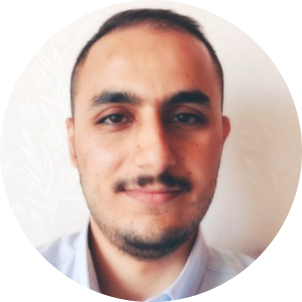
#> input picture Extra_practicals/Siyah_beyaz_foto/profilfoto-photoaidcom-cropped.jpeg, 302 x 302 px
$ jupyter execute --allow-errors 'Siyah_beyaz_fotoğraf.ipynb'   (shell and % lines are left out)
#> lines starting #> are read from the running program, lines starting #| are printed output that depends on the picture
[cell 1]
from PIL import Image

# Fotoğrafınızın dosya yolunu buraya girin
foto_yolu = "profilfoto-photoaidcom-cropped.jpeg"

# Fotoğrafı açın
foto = Image.open(foto_yolu)
#> foto is the input picture: PIL image 302x302 RGBA; mean R, G, B, A 159.4, 137.5, 130.2, 200.3

# Siyah-beyaz yap
siyah_beyaz_foto = foto.convert("L")
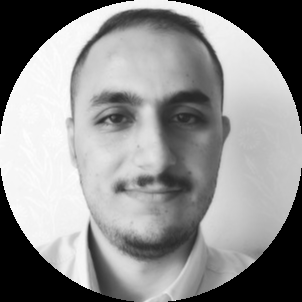
#> siyah_beyaz_foto: PIL image 302x302 L; min 0, max 255, mean 143.2

# Yeni fotoğrafı kaydet
siyah_beyaz_foto.save("siyah_beyaz_fotocropped.jpg")

# Kaydedilen fotoğrafı göster
siyah_beyaz_foto.show()

[cell 2]
import cv2

# Resmi oku
image_path = "profilfoto-photoaidcom-cropped.jpeg"
original_image = cv2.imread(image_path)
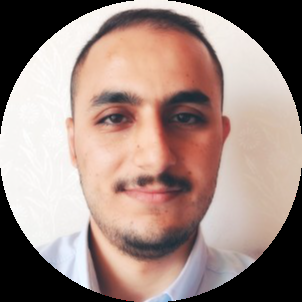
#> original_image: shape (302, 302, 3); mean B, G, R 130.2, 137.5, 159.4

# Resmi siyah beyaz yap
gray_image = cv2.cvtColor(original_image, cv2.COLOR_BGR2GRAY)

# Siyah beyaz resmi kaydet
output_path = "siyah_beyaz_resim.jpg"
cv2.imwrite(output_path, gray_image)

print(f"Resim siyah beyaz olarak kaydedildi: {output_path}")

[cell 3]
from PIL import Image

# Çerçeve resimlerinin dosya yollarını belirtin
frame1_path = "profilfoto-photoaidcom-cropped.jpeg"
frame2_path = "profilfoto.jpeg"
# ... diğer çerçeve resimleri

# Çerçeve resimlerini açın
frame1 = Image.open(frame1_path)
frame2 = Image.open(frame2_path)
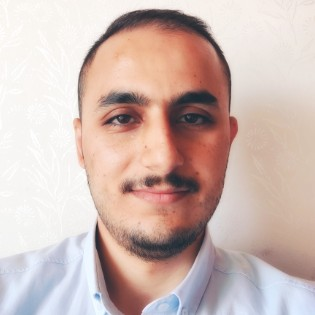
#> input picture Extra_practicals/Siyah_beyaz_foto/profilfoto.jpeg, 315 x 315 px
#> frame2 is the input picture: PIL image 315x315 RGB; mean R, G, B 206.5, 185.4, 179.3
# ... diğer çerçeve resimleri

# Animasyonu oluşturmak için çerçeve resimlerini birleştirin
frames = [frame1, frame2]  # Diğer çerçeve resimlerini buraya ekleyin

# Animasyonu kaydetmek için bir dosya adı belirtin
output_path = "animation.gif"

# Çerçeve resimlerini birleştirerek animasyonu oluşturun
frames[0].save(output_path, save_all=True, append_images=frames[1:], duration=200, loop=0)

print(f"Animasyon kaydedildi: {output_path}")
